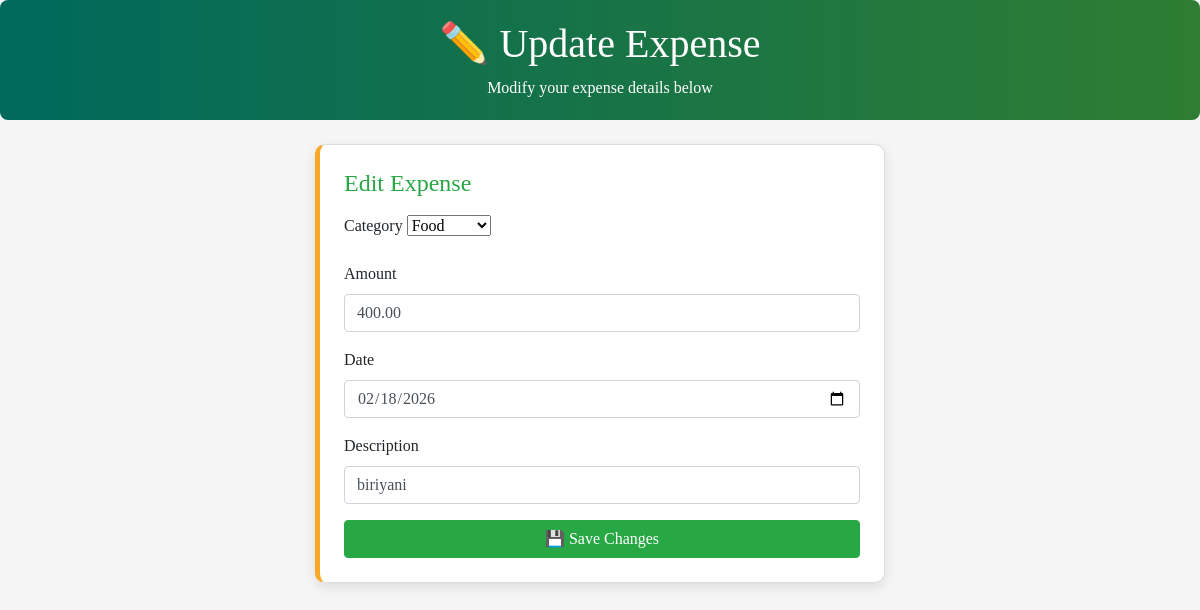
Screenshot of /update_expense/6 (signed in) with the database file from the repository.
### home/models.py (models this page shows, shortened)
class Expense(models.Model):
    CATEGORY_CHOICES = [
        ("Food", "Food"),
        ("Transport", "Transport"),
        ("Shopping", "Shopping"),
        ("Bills", "Bills"),
        ("Other", "Other"),
    ]
    user = models.ForeignKey(User, on_delete=models.SET_NULL, null=True, blank=True)
    category = models.CharField(max_length=50, choices=CATEGORY_CHOICES, default="Other")
    amount = models.DecimalField(max_digits=10, decimal_places=2, default=0)
    description = models.CharField(max_length=200, blank=True, null=True)
    date = models.DateField(default=datetime.today)  # default to today

### home/views.py (the view, shortened to what this page needs)
# urls.py: path('update_expense/<id>', views.update_expense, name='update_expense'),
@login_required(login_url='/login/')
def update_expense(request, id):
    expense = Expense.objects.get(id=id)
    return render(request, 'update_expense.html', {'expense': expense})

### home/templates/update_expense.html (shortened to what this page needs)
{% extends "base.html" %}
{% block start %}
<div class="header text-center mb-4" style="background: linear-gradient(90deg, #00695c, #2e7d32); color: white; padding: 20px; border-radius: 8px;">
    <h1>✏️ Update Expense</h1>
    <p class="mb-0">Modify your expense details below</p>
</div>
<div class="container col-md-6">
    <div class="card p-4" style="border-left: 5px solid #f9a825; box-shadow: 0 4px 12px rgba(0,0,0,0.1); border-radius: 10px;">
        <h4 class="mb-3 text-success">Edit Expense</h4>
        <form method="POST" id="updateForm" class="row g-3">
            <div class="col-12 mb-3">
                <label class="form-label">Category</label>
                <select name="category" class="form-select" required>
                    <option value="Food" {% if expense.category == "Food" %}selected{% endif %}>Food</option>
                </select>
            </div>
            <div class="col-12 mb-3">
                <label class="form-label">Amount</label>
                <input type="number" step="0.01" name="amount" value="{{ expense.amount }}" class="form-control" required>
            </div>
            <div class="col-12 mb-3">
                <label class="form-label">Date</label>
                <input type="date" name="date" value="{{ expense.date|date:'Y-m-d' }}" class="form-control" required>
            </div>
            <div class="col-12 mb-3">
                <label class="form-label">Description</label>
                <input type="text" name="description" value="{{ expense.description }}" class="form-control">
            </div>
            <div class="col-12">
                <button type="submit" class="btn btn-success w-100">💾 Save Changes</button>
            </div>
        </form>
    </div>
</div>
{% endblock %}

### home/templates/base.html (style rules this page uses)
body { font-family: 'Times New Roman', Times, serif; background-color: #f5f5f5; }
.card { margin-bottom: 10px; border-radius: 8px; border: 1px solid #ddd; }

### rows the page displays
Expense: category "Food", amount "400.00", date "02/18/2026", description "biriyani"
